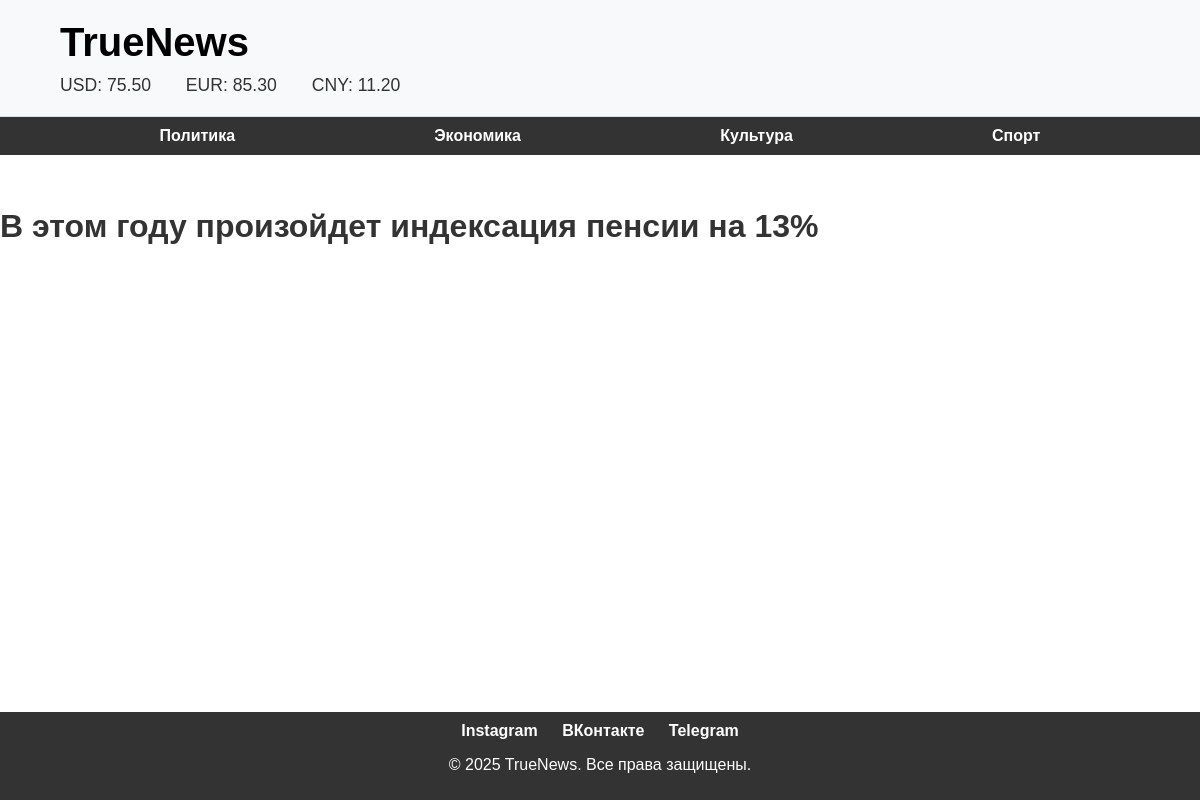
The app's page /post/slug-2/ with its own data.
### news/models.py (models this page shows, shortened)
class Category(models.Model):
    name = models.CharField(max_length=100, db_index=True, unique=True)
    slug = models.SlugField(max_length=250, db_index=True)
    def get_absolute_url(self):
        return reverse('categories', kwargs={'categories_slug': self.slug})

class News(models.Model):   # Виджет, для лучшего понимания, заместо 0 и 1(False, True) DRAFT и PUBLISHED
    class Status(models.IntegerChoices):
        DRAFT = 0, 'Черновик-DRAFT'
        PUBLISHED = 1, 'Опубликовано-PUBLISHED'
    title = models.CharField(max_length=250, unique=True)
    content = models.TextField(blank=True)
    time_create = models.DateTimeField(auto_now_add=True)
    time_update = models.DateTimeField(auto_now=True)
    slug = models.SlugField(max_length=200, unique=True, db_index=True)
    is_published = models.BooleanField(choices=Status.choices, default=Status.DRAFT)
    categ = models.ForeignKey("Category", on_delete=models.PROTECT, related_name='categ')
    objects = models.Manager() # Чтобы objects можно было испозьзовать как и раньше
    published = PublishedManager()
    class Meta:
        ordering = ['-time_create'] # Порядок сортировки
        indexes = [
            models.Index(fields=['-time_create']) # Для ускарения поиска по индексу
        ]

### news/views.py (the view)
# urls.py: path('post/<slug:post_slug>/', views.show_post, name='post'),
def show_post(request, post_slug):
    post = get_object_or_404(News, slug=post_slug)
    data = {
        'post': post,
    }
    return render(request, 'news/post.html', data)

### news/context_processors.py (called while the page is built)
def categories(request):
    return {'categories': Category.objects.all()}

### news/templates/news/post.html
{% extends 'base.html' %}
{% block content %}
<p><h1>{{ post.content }}</h1></p>
{% endblock %}

### templates/base.html (shortened to what this page needs)
{% load static %}
<!DOCTYPE html>
<html lang="ru">
<head>
    <link rel="stylesheet" href='{% static "news/css/style.css"%}'>
</head>
<body>
    <header>
        <div class="container">
            <a href="{% url 'home' %}" class="logo-link" ><h1>TrueNews</h1></a>
            <div class="currency">
                <span>USD: <span id="usd">...</span></span>
                <span>EUR: <span id="eur">...</span></span>
                <span>CNY: <span id="cny">...</span></span>
            </div>
        </div>
    </header>
    <nav>
        <div class="container">
            <ul>
                {% for cat in categories %}
                <li><a href="{{ cat.get_absolute_url }}">{{ cat.name }}</a></li>
                {% endfor %}
            </ul>
        </div>
    </nav>
{% block content %} {% endblock %}
    <footer>
        <div class="container">
            <div class="social-links">
                <a href="https://instagram.com" target="_blank">Instagram</a>
                <a href="https://vk.com" target="_blank">ВКонтакте</a>
                <a href="https://telegram.org" target="_blank">Telegram</a>
            </div>
            <p>&copy; 2025 TrueNews. Все права защищены.</p>
        </div>
    </footer>
</body>
</html>

### news/static/news/css/style.css (style rules this page uses)
body { display: flex; flex-direction: column; min-height: 100vh; font-family: 'Libre Franklin', sans-serif; margin: 0; padding: 0; background-color: #ffffff; color: #333; }
.container { width: 90%; max-width: 1200px; margin: 0 auto; }
header { background-color: #f8f9fa; padding: 20px 0; border-bottom: 1px solid #ddd; }
header h1 { margin: 0; font-size: 2.5em; font-weight: 700; }
.currency { margin-top: 10px; font-size: 1.1em; }
.currency span { margin-right: 15px; }
nav { background-color: #333; color: #fff; padding: 10px 0; }
nav ul { list-style: none; padding: 0; margin: 0; display: flex; justify-content: space-around; }
nav ul li { display: inline; }
nav ul li a { color: #fff; font-weight: 700; }
footer { background-color: #333; color: #fff; padding: 10px; text-align: center; margin-top: auto; }
.social-links { margin-bottom: 10px; }
.social-links a { color: #fff; margin: 0 10px; font-weight: 700; }
a { text-decoration: none; }
.logo-link { color: #000; text-decoration: none; }

### records on screen
Category: name "Политика"
Category: name "Экономика"
Category: name "Культура"
Category: name "Спорт"
News: content "В этом году произойдет индексация пенсии на 13%"
